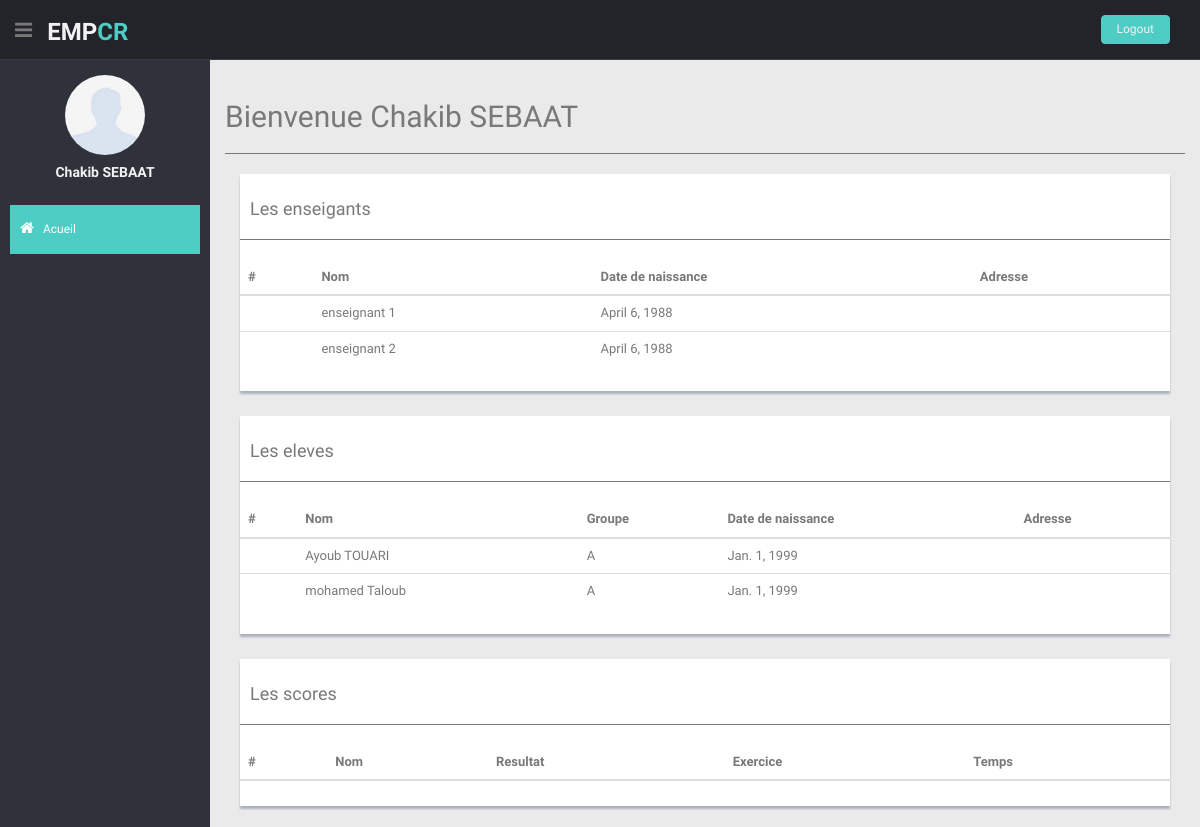
Page /administrator (signed in) on the committed database.
### my_app/models.py (models this page shows, shortened)
class Admin(models.Model):
	username_admin = models.CharField(db_column='USERNAME_ADMIN', max_length=255, blank=True, null=True, unique=True)
	nom_admin = models.CharField(db_column='NOM_ADMIN', max_length=255, blank=True, null=True)
	pwd_admin = models.CharField(db_column='PWD_ADMIN', max_length=255, blank=True, null=True)
	date_nai_admin = models.DateField(db_column='DATE_NAI_ADMIN', blank=True, null=True)
	class Meta:
		managed = True
		db_table = 'ADMIN'
	def __str__(self):
		return self.username_admin

class Enseignant(models.Model):
	username_ens = models.CharField(db_column='USERNAME_ENS', max_length=255, blank=True, null=True, unique=True)
	nom_ens = models.CharField(db_column='NOM_ENS', max_length=255, blank=True, null=True)
	pwd_ens = models.CharField(db_column='PWD_ENS', max_length=255, blank=True, null=True)
	date_nai_ens = models.DateField(db_column='DATE_NAI_ENS', blank=True, null=True)
	class Meta:
		managed = True
		db_table = 'ENSEIGNANT'

class Eleve(models.Model):
	username_elv = models.CharField(db_column='USERNAME_ELV', max_length=255, blank=True, null=True, unique=True)
	nom_elv = models.CharField(db_column='NOM_ELV', max_length=255, blank=True, null=True)
	pwd_elv = models.CharField(db_column='PWD_ELV', max_length=255, blank=True, null=True)
	date_nai_elv = models.DateField(db_column='DATE_NAI_ELV', blank=True, null=True)
	groupe = models.ForeignKey(Groupe, on_delete=models.CASCADE)
	class Meta:
		managed = True
		db_table = 'ELEVE'

class Groupe(models.Model):
	niveau = models.ForeignKey(Niveau,  on_delete=models.CASCADE)
	desig_grp = models.CharField(db_column='DESIG_GRP', max_length=32, blank=True, null=True)
	desc_grp = models.CharField(db_column='DESC_GRP', max_length=255, blank=True, null=True)
	class Meta:
		managed = True
		db_table = 'GROUPE'
	def __str__(self):
		return self.desig_grp

### my_app/views.py (the view)
# urls.py: path('administrator', views.adminstrator, name = 'adminstrator'),
def adminstrator(request):
	try:
		user = request.session['admin']
		check_user_f = Admin.objects.filter(username_admin=user)
		print(check_user_f)
		check_user = check_user_f.first()
		print(check_user)
		eleve_result = Eleve.objects.all()
		enseignants_result = Enseignant.objects.all()
		score_result = Score.objects.all()
		ctx = {'eleve_result' : eleve_result,
				'enseignants_result': enseignants_result,
				"score_result":score_result,
				'check_user':check_user}
		return render(request,'admin.html',ctx)
	except:
		return HttpResponse('login required')

### my_app/templates/admin.html (shortened to what this page needs)
<!DOCTYPE html>
<html lang="fr">
	<head>
		{% load static %}
		<link rel='stylesheet' href="{% static 'css/style.css' %}">
		{% load static %}
		<link href="{% static 'css/bootstrap.min.css' %}" rel="stylesheet" />
		<link href= "{% static 'css/style.css'%}" rel="stylesheet">
		<link href= "{% static 'css/style-responsive.css' %}" rel="stylesheet">
		<link
			rel="stylesheet"
			href="https://cdnjs.cloudflare.com/ajax/libs/font-awesome/4.0.0/css/font-awesome.css" i
			ntegrity="sha512-72McA95q/YhjwmWFMGe8RI3aZIMCTJWPBbV8iQY3jy1z9+bi6+jHnERuNrDPo/WGYEzzNs4WdHNyyEr/yXJ9pA=="
		/>
	</head>
	<body>
		<section id="container">
			<header class="header black-bg">
				<div class="sidebar-toggle-box">
					<div class="fa fa-bars tooltips" data-placement="right" ></div>
				</div>
				<a href="index.html" class="logo"><b>EMP<span>CR</span></b></a>
				<div class="top-menu">
					<ul class="nav pull-right top-menu">
					<li><a class="logout" href="{% url 'logout_admin' %}">Logout</a></li>
					</ul>
				</div>
			</header>
		<aside>
			<div id="sidebar" class="nav-collapse ">
				<ul class="sidebar-menu" id="nav-accordion">
				<p class="centered"><a href="profile.html"><img src="{% static 'img/uknown.jpg' %}" class="img-circle" width="80"></a></p>
				<h5 class="centered">{{ check_user.nom_admin}}</h5>
				<li class="mt">
					<a class="active" href="eleve.html">
						<i class="fa fa-home"></i>
						<span>Acueil</span>
					</a>
				</li>
			</div>
		</aside>
		<section id="main-content">
			<section class="wrapper">
				<div class="row">
					<div class="col-lg-12 main-chart">
						<div class="border-head">
							<h2>Bienvenue {{ check_user.nom_admin}}</h2>
							<hr>
						</div>
						<div class="col-md-12">
							<div class="content-panel">
								<h4> Les enseigants </h4>
								<hr></i>
								<table class="table">
									<thead>
										<tr>
											<th>#</th>
											<th>Nom</th>
											<th>Date de naissance</th>
											<th>Adresse</th>
										</tr>
									</thead>
									<tbody>
										{% for item in enseignants_result %}
										<tr>
											<td>{{ item.id_ens }}</td>
											<td>{{ item.nom_ens }}</td>
											<td>{{ item.date_nai_ens }}</td>
											<td>{{ item.adresse_ens }}</td>
										</tr>
										{% endfor %}
									</tbody>
								</table>
							</div>
						</div>
						<div class="col-md-12 mt">
							<div class="content-panel">
								<h4> Les eleves</h4>
								<hr></i>
								<table class="table">
									<thead>
										<tr>
											<th>#</th>
											<th>Nom</th>
											<th>Groupe</th>
											<th>Date de naissance</th>
											<th>Adresse</th>
										</tr>
									</thead>
									<tbody>
										{% for item in eleve_result %}
										<tr>
											<td>{{ item.id_eleve }}</td>
											<td>{{ item.nom_elv }}</td>
											<td>{{ item.groupe }}</td>
											<td>{{ item.date_nai_elv }}</td>
											<td>{{ item.adresse_elv }}</td>
										</tr>
										{% endfor %}
									</tbody>
								</table>
							</div>
						</div>
						<div class="col-md-12 mt">
							<div class="content-panel">
								<h4> Les scores</h4>
								<hr></i>
								<table class="table">
									<thead>
										<tr>
											<th>#</th>
											<th>Nom</th>
											<th>Resultat</th>
											<th>Exercice</th>
											<th>Temps</th>
										</tr>
									</thead>
								</table>
							</div>
						</div>
					</div>
				</div>
			</section>
		</section>
	</body>
</html>

### my_app/static/css/style.css (style rules this page uses)
body { color: #797979; background: #eaeaea; font-family: 'Ruda', sans-serif; padding: 0px !important; margin: 0px !important; font-size:13px; }
ul li { list-style: none; }
a, a:hover, a:focus { text-decoration: none; outline: none; }
#container { width: 100%; height: 100%; }
hr { margin-top: 20px; margin-bottom: 20px; border: 0; border-top: 1px solid #797979; }
.centered { text-align: center; }
.mt { margin-top: 25px; }
ul.top-menu > li > .logout { color: #f2f2f2; font-size: 12px; border-radius: 4px; -webkit-border-radius: 4px; border: 1px solid #64c3c2 !important; padding: 5px 15px; margin-right: 15px; background: #4ECDC4; margin-top: 15px; }
#sidebar { width: 210px; height: 100%; position: fixed; background: #2f323a; }
#sidebar h5 { color: #f2f2f2; font-weight: 700; }
#sidebar ul li { position: relative; }
ul.sidebar-menu , ul.sidebar-menu li ul.sub { margin: -2px 0 0; padding: 0; }
ul.sidebar-menu { margin-top: 75px; }
ul.sidebar-menu li { margin-bottom: 5px; margin-left:10px; margin-right:10px; }
ul.sidebar-menu li a span { display: inline-block; }
ul.sidebar-menu li a { color: #aeb2b7; text-decoration: none; display: block; padding: 15px 0 15px 10px; font-size: 12px; outline: none; -webkit-transition: all 0.3s ease; -moz-transition: all 0.3s ease; -o-transition: all 0.3s ease; -ms-transition: all 0.3s ease; transition: all 0.3s ease; }
ul.sidebar-menu li a.active, ul.sidebar-menu li a:hover, ul.sidebar-menu li a:focus { background: #4ECDC4; color: #fff; display: block; -webkit-transition: all 0.3s ease; -moz-transition: all 0.3s ease; -o-transition: all 0.3s ease; -ms-transition: all 0.3s ease; transition: all 0.3s ease; }
ul.sidebar-menu li a i { font-size: 15px; padding-right: 6px; }
ul.sidebar-menu li a.active i { color: #fff; }
#main-content { margin-left: 210px; }
.header, .footer { min-height: 60px; padding: 0 15px; }
.header { position: fixed; left: 0; right: 0; z-index: 1002; }
.black-bg { background: #22242a; border-bottom: 1px solid #393d46; }
.wrapper { display: inline-block; margin-top: 60px; padding-left: 15px; padding-right: 15px; padding-bottom: 15px; padding-top: 0px; width: 100%; }
a.logo { font-size: 24px; color: #f2f2f2; float: left; margin-top: 15px; text-transform: uppercase; }
a.logo b { font-weight: 900; }
a.logo span { color: #4ECDC4; }
#top_menu .nav > li, ul.top-menu > li { float: left; }
ul.top-menu > li > a { color: #666666; font-size: 16px; border-radius: 4px; -webkit-border-radius: 4px; border:1px solid #666666 !important; padding: 2px 6px; margin-right: 15px; }
.sidebar-toggle-box { float: left; padding-right: 15px; margin-top: 20px; }
.sidebar-toggle-box .fa-bars { cursor: pointer; display: inline-block; font-size: 20px; }
.main-chart { padding-top: 20px; }
.content-panel { background: #ffffff; box-shadow: 0px 3px 2px #aab2bd; padding-top: 15px; padding-bottom: 5px; }
.content-panel h4 { margin-left: 10px; }

### rows in the picture
Admin: nom_admin "Chakib SEBAAT"
Enseignant: nom_ens "enseignant 1", date_nai_ens "April 6, 1988"
Enseignant: nom_ens "enseignant 2", date_nai_ens "April 6, 1988"
Eleve: nom_elv "Ayoub TOUARI", groupe "A", date_nai_elv "Jan. 1, 1999"
Eleve: nom_elv "mohamed Taloub", groupe "A", date_nai_elv "Jan. 1, 1999"
